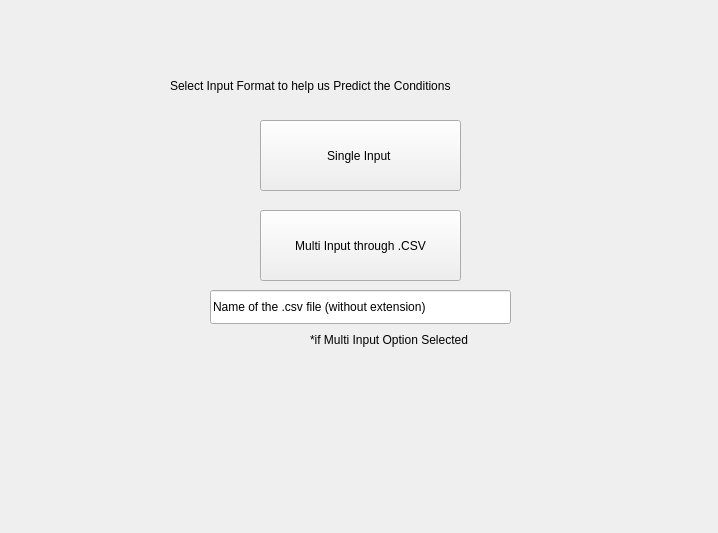
<?xml version="1.0" encoding="UTF-8"?>
<ui version="4.0">
 <class>Form</class>
 <widget class="QWidget" name="Form">
  <property name="geometry">
   <rect>
    <x>0</x>
    <y>0</y>
    <width>718</width>
    <height>533</height>
   </rect>
  </property>
  <property name="windowTitle">
   <string>Input Format</string>
  </property>
  <widget class="QPushButton" name="pushButton">
   <property name="geometry">
    <rect>
     <x>260</x>
     <y>120</y>
     <width>201</width>
     <height>71</height>
    </rect>
   </property>
   <property name="text">
    <string>Single Input </string>
   </property>
  </widget>
  <widget class="QPushButton" name="pushButton_2">
   <property name="geometry">
    <rect>
     <x>260</x>
     <y>210</y>
     <width>201</width>
     <height>71</height>
    </rect>
   </property>
   <property name="text">
    <string>Multi Input through .CSV</string>
   </property>
  </widget>
  <widget class="QLabel" name="label">
   <property name="geometry">
    <rect>
     <x>170</x>
     <y>70</y>
     <width>351</width>
     <height>31</height>
    </rect>
   </property>
   <property name="text">
    <string>Select Input Format to help us Predict the Conditions</string>
   </property>
  </widget>
  <widget class="QLabel" name="label_2">
   <property name="geometry">
    <rect>
     <x>310</x>
     <y>330</y>
     <width>201</width>
     <height>20</height>
    </rect>
   </property>
   <property name="text">
    <string>*if Multi Input Option Selected</string>
   </property>
  </widget>
  <widget class="QLineEdit" name="lineEdit">
   <property name="geometry">
    <rect>
     <x>210</x>
     <y>290</y>
     <width>301</width>
     <height>34</height>
    </rect>
   </property>
   <property name="text">
    <string>Name of the .csv file (without extension)</string>
   </property>
  </widget>
 </widget>
 <resources/>
 <connections/>
</ui>
